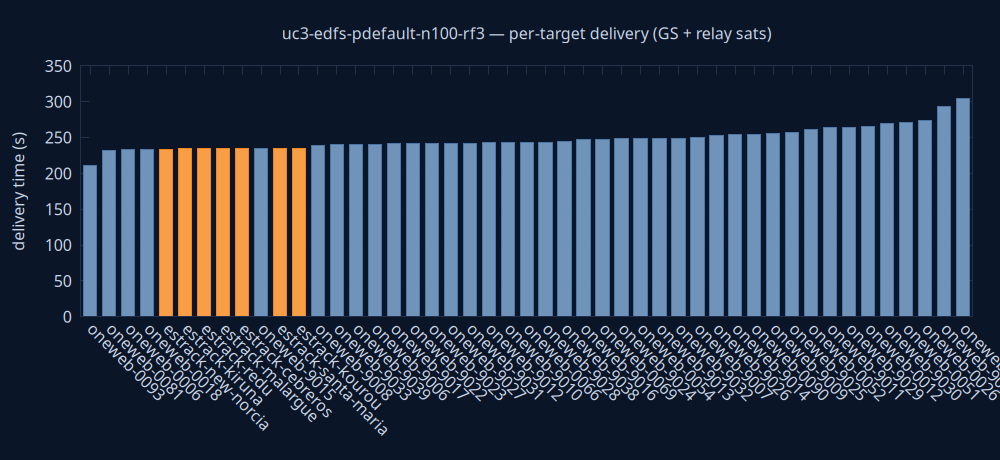

Source code (gnuplot):
set terminal pngcairo size 1000,460 background rgb '#0a1628'
set output 'delivery.png'
set style fill solid 0.8
set boxwidth 0.7 relative
set border lc rgb '#22304a'
set grid ytics lc rgb '#22304a'
set yrange [0:*]
set ylabel 'delivery time (s)' textcolor rgb '#cdd7ea'
set xtics rotate by -45 textcolor rgb '#cdd7ea'
set ytics textcolor rgb '#cdd7ea'
set title 'uc3-edfs-pdefault-n100-rf3 — per-target delivery (GS + relay sats)' textcolor rgb '#cdd7ea'
plot 'delivery.dat' using 0:2:3:xtic(1) with boxes lc rgb variable notitle
